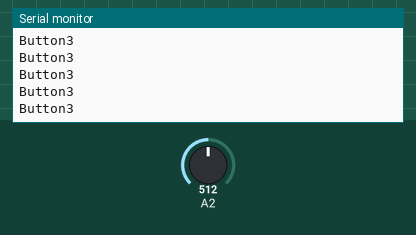
Bench run of a sketch on a simulated Arduino Uno, built with avr-gcc and run on an emulated ATmega328P. Parts: the last lines printed to the serial monitor. The inputs (shaded band) are chosen by the test bench; at power-on: A2 = 512.

Above: at 1.2 s.
1.3 s: A2 set to 470
At 2.3 s:
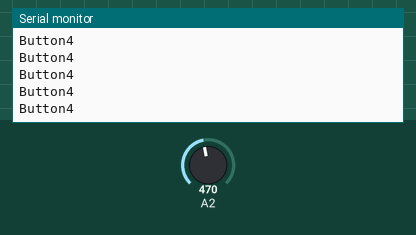
4.3 s: A2 set to 660
At 5.2 s:
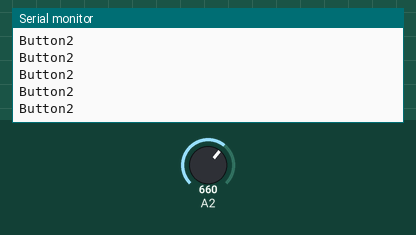
Timing chart, 0 to 7.3 s (numbered marks = the images above; inputs shaded):
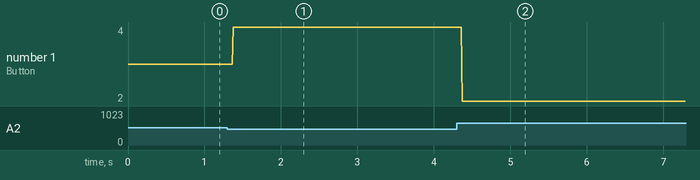

The sketch:

MultiButtonOneCable.ino
```cpp
void setup() {
  // put your setup code here, to run once:
  Serial.begin(9600);

}

void loop() {

  int value = analogRead(A2);
  if (value >= 750 && value < 1000) {
    Serial.println("Button1");
  } else if (value >= 650 && value < 750) {
    Serial.println("Button2");
  } else if (value >= 480 && value < 650) {
    Serial.println("Button3");
  } else if (value < 480) {
    Serial.println("Button4");
  }

}
```

Measured:
- after the input at 1.3 s, the serial monitor: prints a new line after 0.08 s (image 1)
- after the input at 4.3 s, the serial monitor: prints a new line after 0.07 s (image 2)
- plotted number 1: 3 → 4 after the input at 1.3 s, 4 → 2 after the input at 4.3 s
